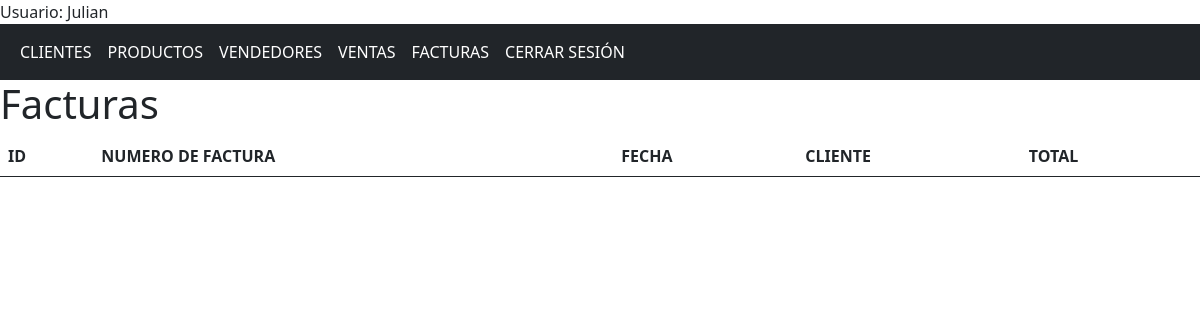
The page /facturas (signed in) on the database as committed earlier.
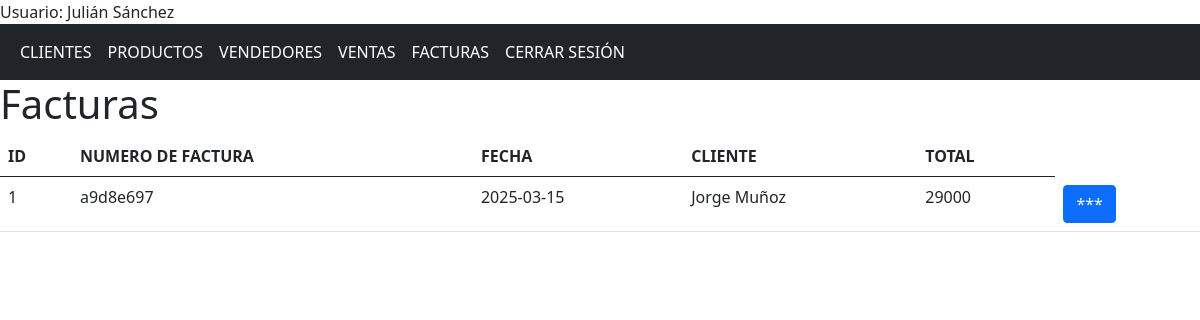
The same page on the database as committed later.
### app/models/models.py (models this page shows, shortened)
class Usuario(db.Model, UserMixin):
    id = db.Column(db.Integer, primary_key = True)
    nombre = db.Column(db.String(150), nullable = False)
    correo = db.Column(db.String(150), nullable = False, unique = True)
    contrasena = db.Column(db.String(150), nullable = False)

class Factura(db.Model):
    id = db.Column(db.Integer, primary_key = True)
    numero_factura = db.Column(db.String(150), nullable = False, unique = True)
    fecha_emision = db.Column(db.Date, default=func.current_date())
    total = db.Column(db.Integer, nullable = False)
    id_cliente = db.Column(db.Integer, db.ForeignKey('cliente.id'), nullable = False)
    id_compra = db.Column(db.Integer, db.ForeignKey('compra.id'), nullable=True)
    productos = db.relationship('FacturaProducto', backref='factura', cascade="all, delete")

class Cliente(db.Model):
    id = db.Column(db.Integer, primary_key = True)
    nombre = db.Column(db.String(150), nullable = False)
    direccion = db.Column(db.String(150), nullable = False)
    telefono = db.Column(db.String(15), nullable = False)
    correo = db.Column(db.String(150), nullable = False, unique = True)
    tipo_cliente = db.Column(db.String(20), nullable = False)
    estado = db.Column(db.String(25), nullable = False)
    compras = db.relationship('Compra', backref = 'cliente', cascade="all, delete")
    facturas = db.relationship('Factura', backref ='cliente', cascade="all, delete")

### app/controllers/nav.py (the view)
@nav.route('/facturas')
@login_required
def facturas():
    facturas = Factura.query.all()
    return render_template('facturas.html', facturas = facturas)

### app/templates/facturas.html (shortened to what this page needs)
{% extends "base.html" %}
{% block contenido%}
<h1>Facturas</h1>
<div>
    <table class="table table-hover">
        <thead>
            <th>ID</th>
            <th>NUMERO DE FACTURA</th>
            <th>FECHA</th>
            <th>CLIENTE</th>
            <th>TOTAL</th>
        </thead>
        <tbody>
            {% for factura in facturas %}
            <tr>
                <td>{{ factura.id }}</td>
                <td>{{ factura.numero_factura }}</td>
                <td>{{ factura.fecha_emision }}</td>
                <td>{{ factura.cliente.nombre }}</td>
                <td>{{ factura.total }}</td>
                <td><button class="btn btn-primary boton_info" value="{{factura.id}}">***</button></td>
            </tr>
            {% endfor %}
        </tbody>
    </table>
</div>
{% endblock %}

### app/templates/base.html (shortened to what this page needs)
<!DOCTYPE html>
<html lang="en">
<head>
    <link href="https://cdn.jsdelivr.net/npm/bootstrap@5.0.2/dist/css/bootstrap.min.css" rel="stylesheet">
    <link rel="stylesheet" href="{{ url_for('static', filename='css/styles.css') }}">
</head>
<body>
    {% if current_user.is_authenticated %}
    <div>Usuario: {{ current_user.nombre }}</div>
    {% endif %}
    <nav class="navbar navbar-expand-sm bg-dark navbar-dark">
        <div class="container-fluid">
            <ul class="navbar-nav">
                {% if current_user.is_authenticated %}
                <li class="nav-item">
                    <a class="nav-link active" href="{{url_for('nav.clientes')}}"> CLIENTES</a>
                </li>
                <li class="nav-item">
                    <a class="nav-link active" href="{{url_for('nav.productos')}}">PRODUCTOS</a>
                </li>
                <li class="nav-item">
                    <a class="nav-link active" href="{{url_for('nav.vendedores')}}">VENDEDORES</a>
                </li>
                <li class="nav-item">
                    <a class="nav-link active" href="{{url_for('nav.compras')}}">VENTAS</a>
                </li>
                <li class="nav-item">
                    <a class="nav-link active" href="{{url_for('nav.facturas')}}">FACTURAS</a>
                </li>
                <li class="nav-item">
                    <a class="nav-link active" href="{{url_for('aut.logout')}}">CERRAR SESIÓN</a>
                </li>
                {% endif %}
            </ul>
        </div>
    </nav>
    {%block contenido%}{%endblock%}
</body>
</html>

Rows that differ between the two databases and show on the page:
changed Usuario: nombre "Julian" → "Julián Sánchez"
added Factura: id "1", numero_factura "a9d8e697", fecha_emision "2025-03-15", cliente.nombre "Jorge Muñoz", total "29000"
